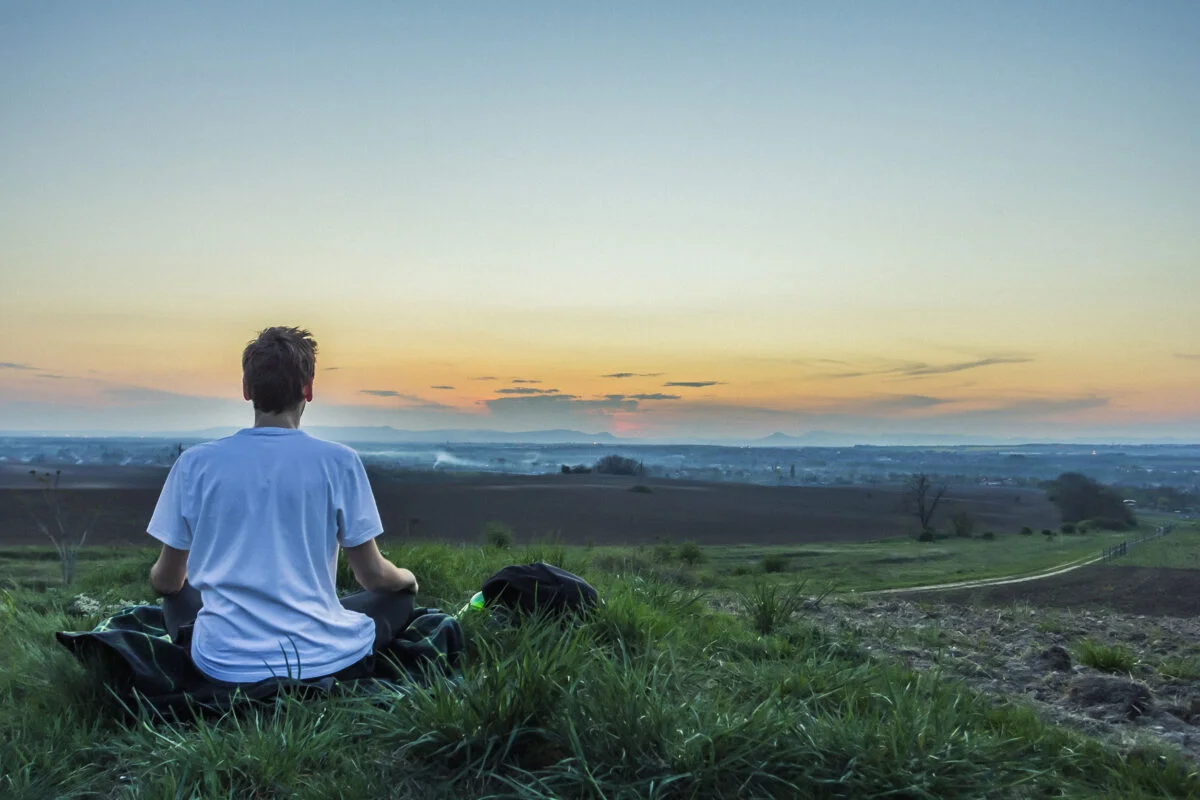
#> input picture Images/Ideal_High_Pass_Filter.webp, 1200 x 800 px, found by its file name
$ jupyter execute Ideal_High_Pass_Filter.ipynb
#> lines starting #> are read from the running program, lines starting #| are printed output that depends on the picture
[cell 1]
import numpy as np
import cv2
import matplotlib.pyplot as plt

# Reading input image
input_image = cv2.imread('/content/Ideal_High_Pass_Filter.webp')
#> input_image is the input picture: shape (800, 1200, 3); mean B, G, R 137.2, 140.2, 125.4

# Checking if the image is already grayscale
if input_image.shape[2] == 3:
    input_image = cv2.cvtColor(input_image, cv2.COLOR_BGR2GRAY)
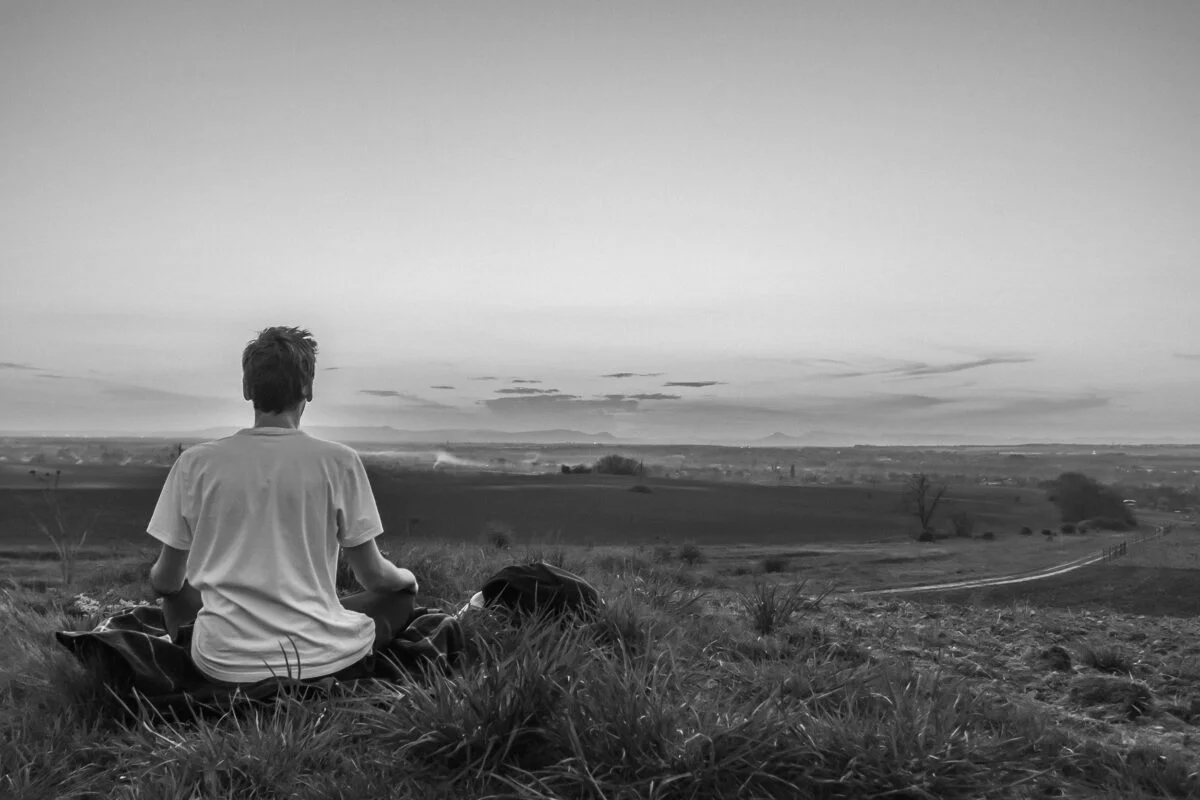
#> input_image: shape (800, 1200); min 0, max 238, mean 135.4

# Saving the size of the input image in pixels
M, N = input_image.shape
#> M = 800; N = 1200

# Getting Fourier Transform of the input image
FT_img = np.fft.fft2(input_image)

# Assign Cut-off Frequency
D0 = 10

# Designing filter: Ideal High Pass Filter
u = np.arange(M)
#> u = 800 values from 0 to 799
v = np.arange(N)
#> v = 1200 values from 0 to 1199
u[u > M / 2] -= M
v[v > N / 2] -= N

# Calculating Euclidean Distance
D = np.sqrt(u[:, np.newaxis]**2 + v**2)

# Determining the filtering mask
H = np.double(D > D0)

# Check the dimensions of H and FT_img using the shape attribute
x, y = H.shape
#> x = 800; y = 1200
x1, y1 = FT_img.shape
#> x1 = 800; y1 = 1200

# Convolution between the Fourier Transformed image and the mask
G = H * FT_img

# Getting the resultant image by Inverse Fourier Transform of the convoluted image
output_image = np.real(np.fft.ifft2(G))
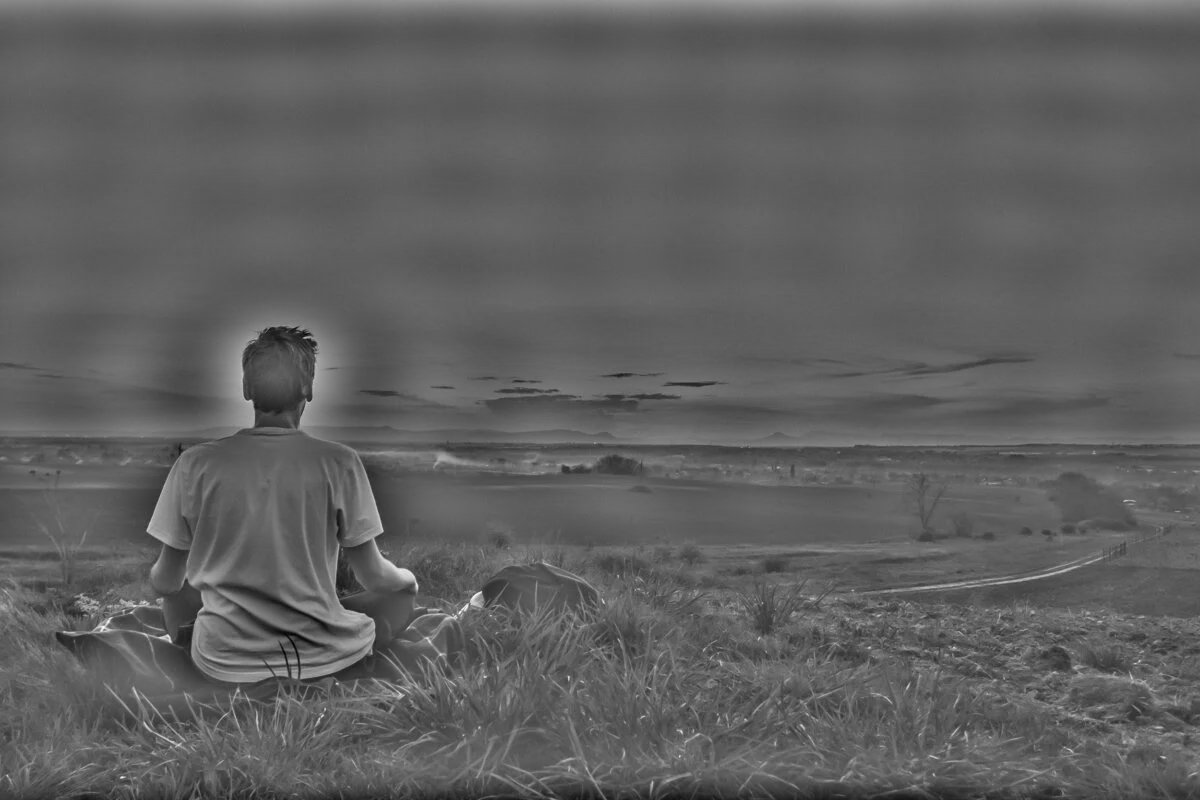
#> output_image: shape (800, 1200) float64; min -108.6, max 180.6, mean 0; drawn with min black and max white

# Displaying Input Image and Output Image
plt.figure(figsize=(15, 8))
plt.subplot(1, 2, 1)
plt.imshow(input_image, cmap='gray')
plt.title('Original Image')
plt.axis('off')

plt.subplot(1, 2, 2)
plt.imshow(output_image, cmap='gray')
plt.title('Ideal High Pass Filter Output')
plt.axis('off')

plt.show()
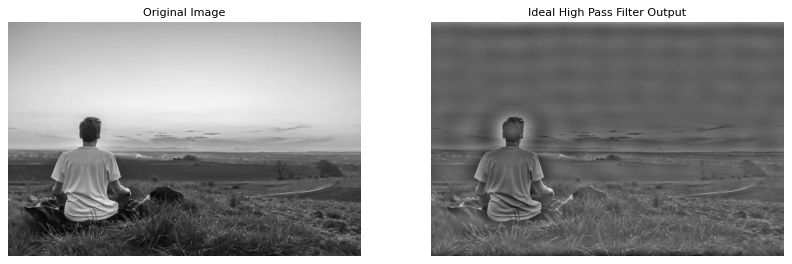
#> figure drawn by matplotlib, 2 panels

$ run again, with Images/Add_Laplacian_To_Original_Image.jpg.webp copied over Images/Ideal_High_Pass_Filter.webp
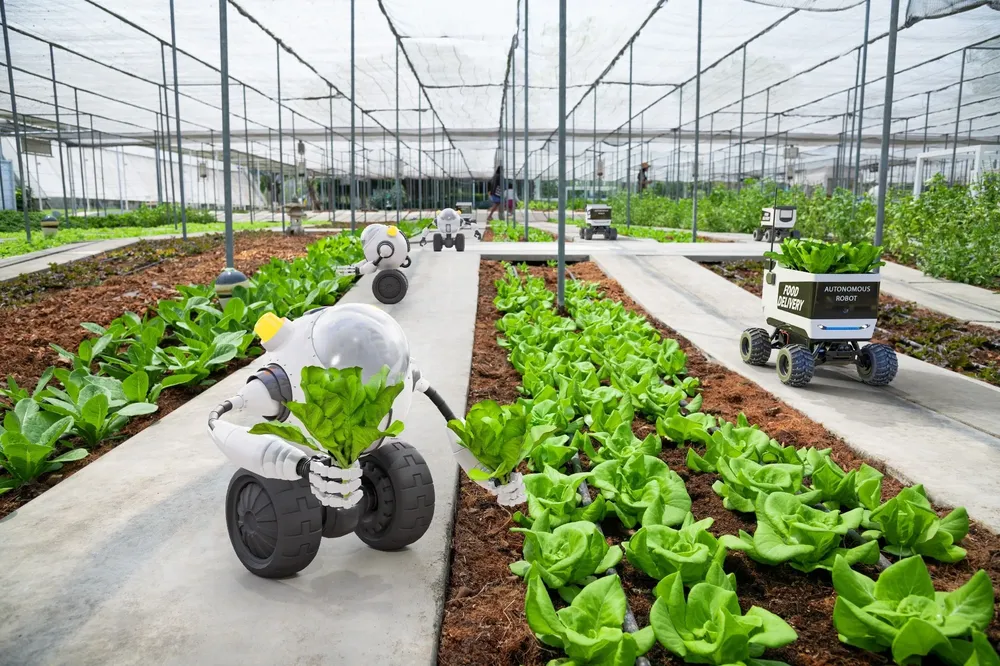
#> input picture Images/Add_Laplacian_To_Original_Image.jpg.webp, 1000 x 666 px, shrunk from 2000 x 1333 before the run, found by its file name
#> input_image is the input picture: shape (666, 1000, 3); mean B, G, R 129.3, 161.3, 149.7
#> input_image: shape (666, 1000)
#> `output_image = np.real(np.fft.ifft2(G))`:
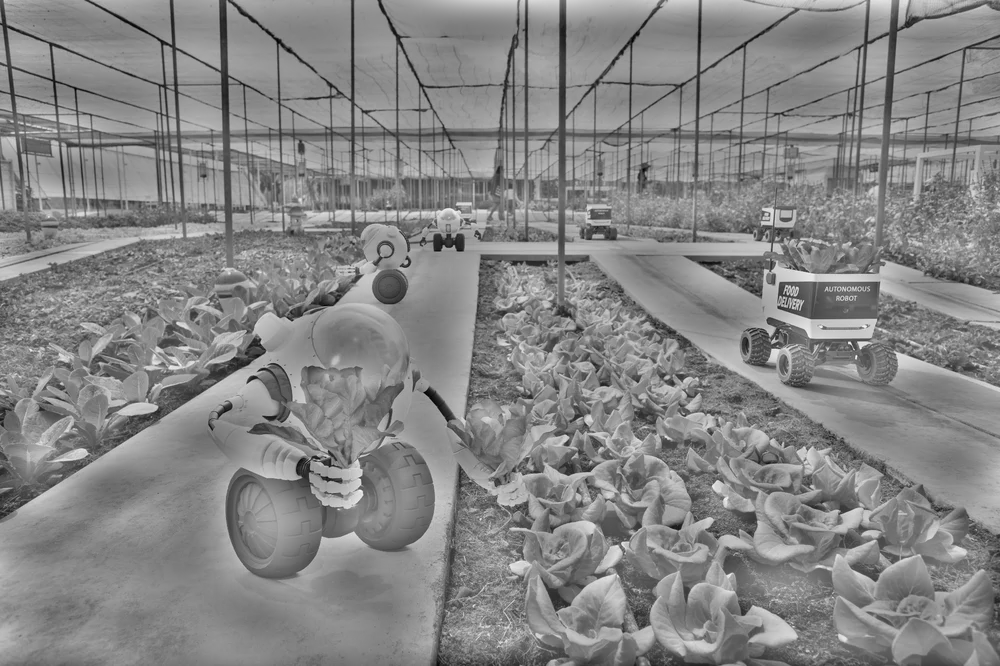
#> output_image: shape (666, 1000) float64; min -188, max 169.7, mean 0; drawn with min black and max white
#> `plt.show()`:
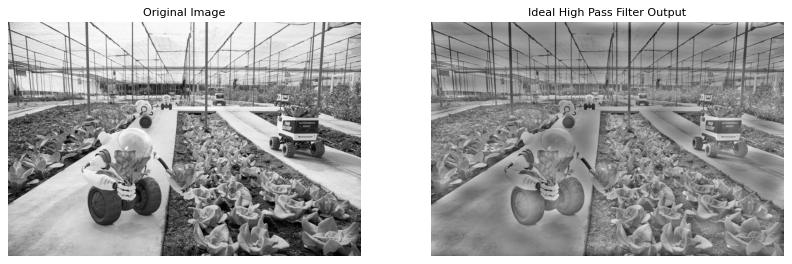
#> figure drawn by matplotlib, 2 panels

$ run again, with Images/Min_Filter.webp copied over Images/Ideal_High_Pass_Filter.webp
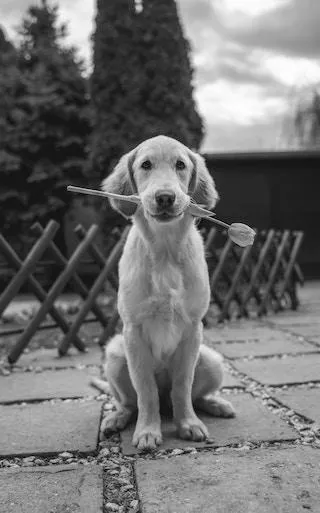
#> input picture Images/Min_Filter.webp, 320 x 513 px, found by its file name
#> input_image is the input picture: shape (513, 320, 3); mean B, G, R 112.2, 112.2, 112.2
#> input_image: shape (513, 320)
#> `output_image = np.real(np.fft.ifft2(G))`:
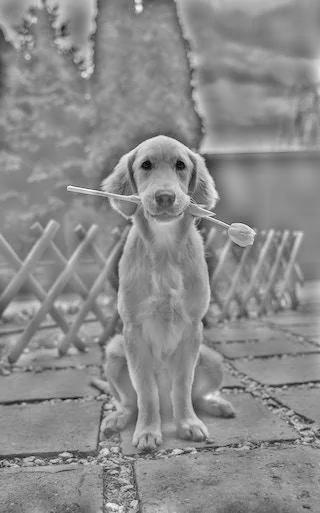
#> output_image: shape (513, 320) float64; min -161.1, max 132.7, mean 0; drawn with min black and max white
#> `plt.show()`:
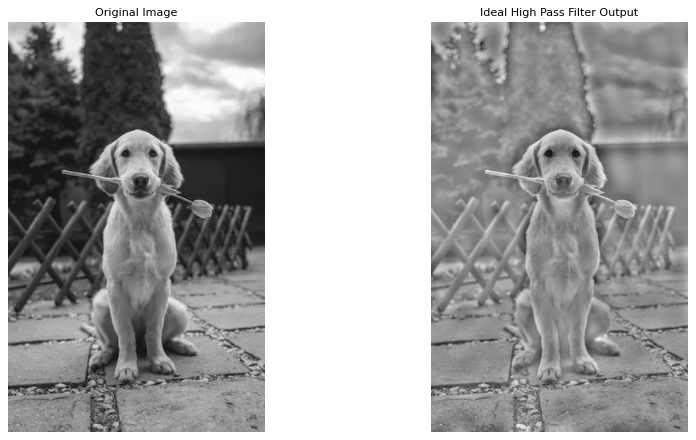
#> figure drawn by matplotlib, 2 panels

$ run again, with Images/Adjust_Intensity_Values.jpg saved as Images/Ideal_High_Pass_Filter.webp
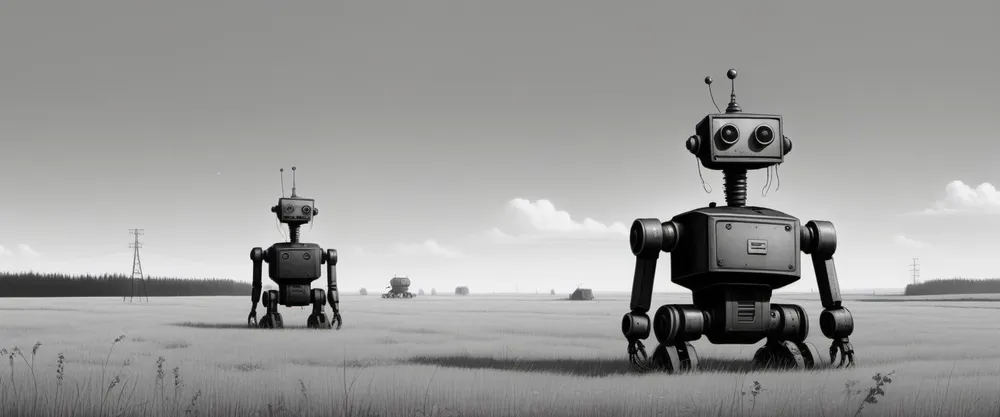
#> input picture Images/Adjust_Intensity_Values.jpg, 1000 x 417 px, shrunk from 1536 x 640 before the run, found by its file name
#> input_image is the input picture: shape (417, 1000, 3); mean B, G, R 152.8, 153.9, 153.8
#> input_image: shape (417, 1000)
#> `output_image = np.real(np.fft.ifft2(G))`:
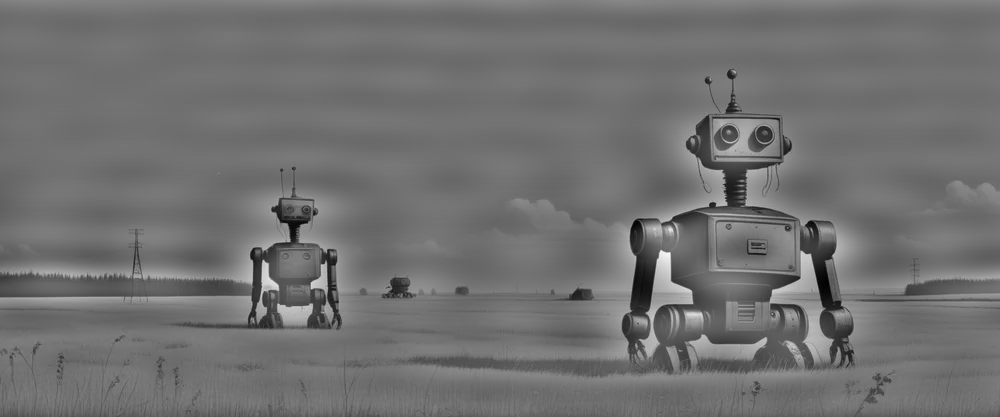
#> output_image: shape (417, 1000) float64; min -174.1, max 219.3, mean 0; drawn with min black and max white
#> `plt.show()`:
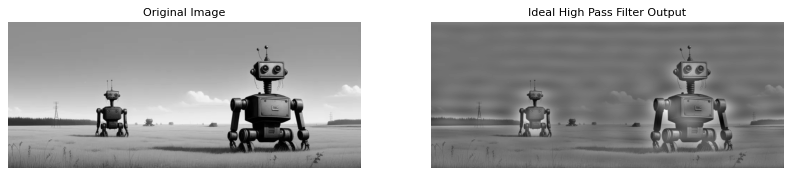
#> figure drawn by matplotlib, 2 panels
